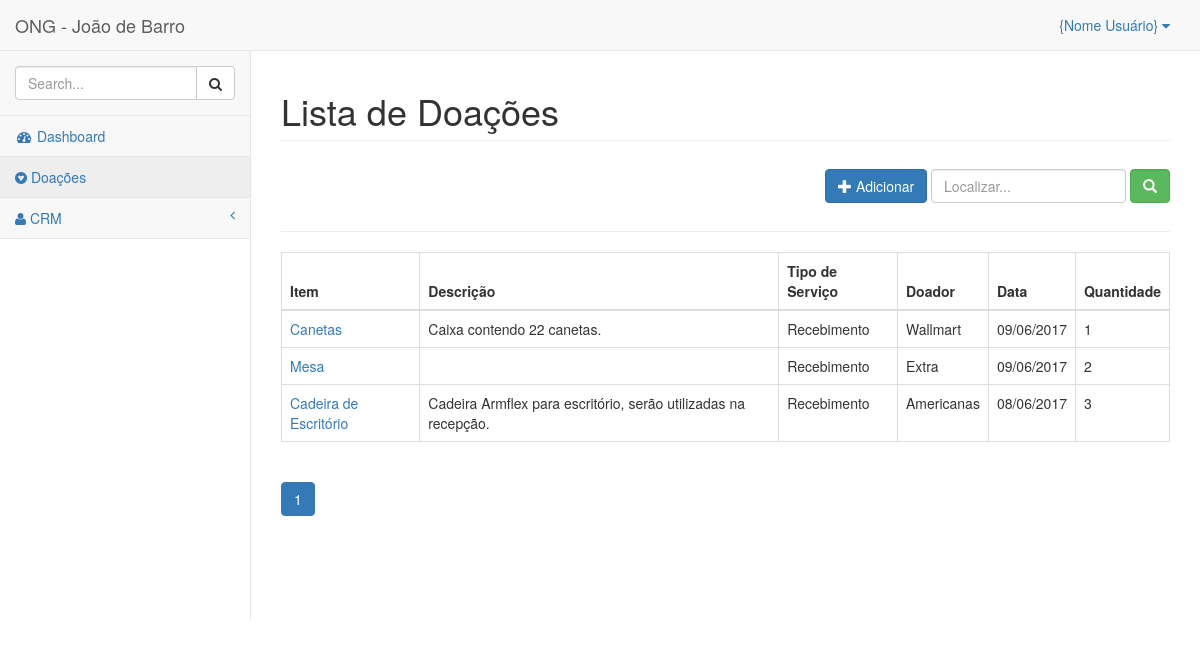
Page /doacoes/ on the earlier database version.
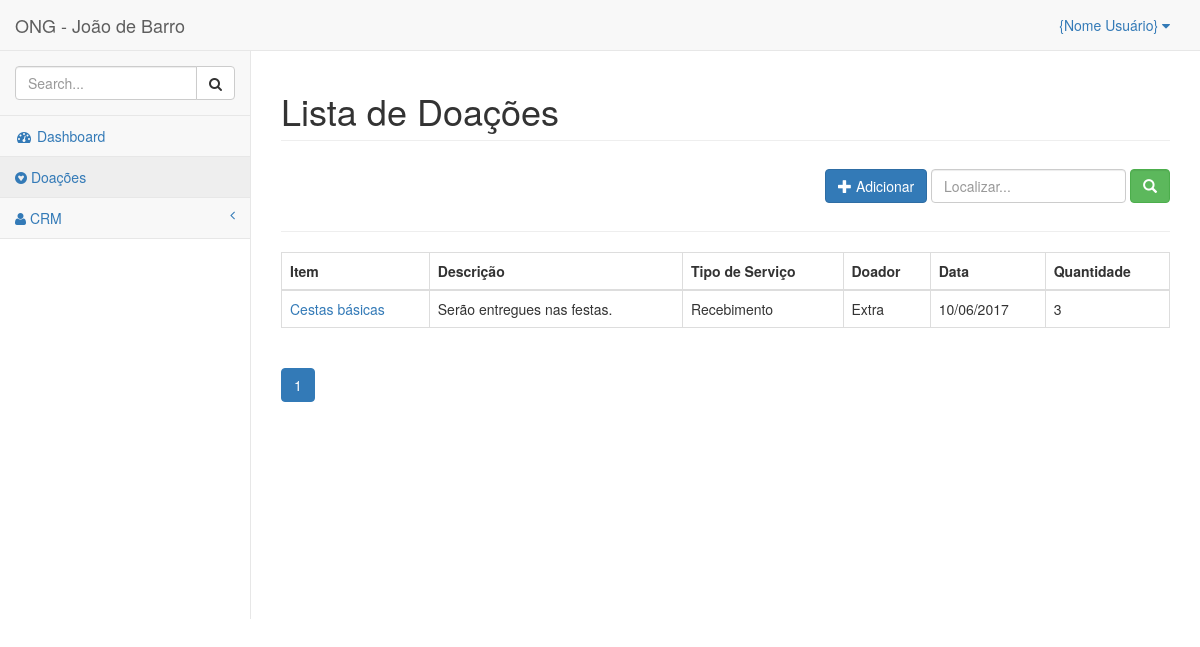
Same page on the later database version.
### donations/models.py (models this page shows, shortened)
class Donations(TimeModel):
    service_type = models.CharField('Tipo de serviço', max_length=12,
                                    choices=C_TYPE, default='Recebimento')
    donor = models.ForeignKey(Donors, verbose_name='Doador')
    item = models.CharField('Item', max_length=100, default='')
    description = models.TextField('Descrição', blank=True)
    quantity = models.PositiveSmallIntegerField('Quantidade', default=0)
    date = models.DateTimeField('Data', auto_now_add=True)
    class Meta:
        ordering = ['service_type']
        verbose_name = 'Doação'
        verbose_name_plural = 'Doações'
    def get_absolute_url(self):
        return reverse('donations:donation_detail', kwargs={'pk': self.pk})

class Donors(TimeModel):
    name = models.CharField('Nome', max_length=100)
    slug = models.SlugField('Identificador', max_length=100, default='')
    def __str__(self):
        return str(self.name)
    class Meta:
        ordering = ['name']
        verbose_name = 'Doador'
        verbose_name_plural = 'Doadores'

### donations/views.py (the view)
class DonationsListView(ListView):
    template_name = 'donations/donations_list.html'
    context_object_name = 'donations'
    model = Donations
    queryset = Donations.objects.all().order_by('-date')
    paginate_by = 10

### core/templatetags/pagination.py (called while the page is built)
@register.inclusion_tag('pagination.html')
def pagination(request, paginator, page_obj):
    context = {}
    context['paginator'] = paginator
    context['request'] = request
    context['page_obj'] = page_obj
    getvars = request.GET.copy()
    if 'page' in getvars:
        del getvars['page']
    if len(getvars) > 0:
        context['getvars'] = '&{0}'.format(getvars.urlencode())
    else:
        context['getvars'] = ''
    return context

### donations/templates/donations/donations_list.html (shortened to what this page needs)
{% extends "base.html" %}
{% load pagination %}
{% block spacename %} Lista de Doações {% endblock spacename %}
{% block container %}
<div class="container-fluid">
    <div class="row">
        <div class="col-md-12">
            <form class="navbar-form navbar-right" action="." method="get">
                <a href="{% url 'donations:donation_add' %}">
                  <button id="new_customer" type="button" class="btn btn-primary">
                    <span class="glyphicon glyphicon-plus"></span> Adicionar
                  </button>
                </a>
                <div class="form-group">
                  <input id="search_box" name="search_box" type="text" placeholder="Localizar..." class="form-control">
                  <button type="submit" class="btn btn-success form-control"><span class="glyphicon glyphicon-search"></span></button>
                </div>
            </form>
        </div>
        <div class="col-md-12">
          <hr/>
        </div>
        <div class="col-md-12">
        	<table class="table table-bordered">
        		<thead>
        			<tr>
        				<th>Item</th><th>Descrição</th><th>Tipo de Serviço</th><th>Doador</th><th>Data</th><th>Quantidade</th>
        			</tr>
        		</thead>
        		<tbody>
                {% for donation in donations %}
              			<tr>
                        <td><a href="{{ donation.get_absolute_url }}">{{donation.item}}</a></td>
                        <td>{{donation.description}}</td>
                        <td>{{donation.service_type}}</td>
                        <td>{{donation.donor}}</td>
                        <td>{{donation.date|date:"d/m/Y"}}</td>
                        <td>{{donation.quantity}}</td>
                    </tr>
                {% endfor %}
        		</tbody>
        	</table>
        </div>
    </div>
    {% pagination request paginator page_obj%}
</div>
{% endblock %}

### core/templates/base.html (shortened to what this page needs)
<!DOCTYPE html>
{% load static %}
<html lang="pt">
<head>
    <link href="{% static 'bootstrap/css/bootstrap.min.css' %}" rel="stylesheet">
    <link href="{% static 'distt/css/sb-admin-2.css' %}" rel="stylesheet">
    <link href="{% static 'font-awesome/css/font-awesome.min.css' %}" rel="stylesheet" type="text/css">
</head>
<body>
    <div id="wrapper">
        <nav class="navbar navbar-default navbar-static-top" role="navigation" style="margin-bottom: 0">
            <div class="navbar-header">
                <a class="navbar-brand" href="index.html">ONG - João de Barro</a>
            </div>
            <ul class="nav navbar-top-links navbar-right">
                <li class="dropdown">
                    <a class="dropdown-toggle" data-toggle="dropdown" href="#"> {Nome Usuário} <i class="fa fa-caret-down"></i></a>
                </li>
            </ul>
            <div class="navbar-default sidebar" role="navigation">
                <div class="sidebar-nav navbar-collapse">
                    <ul class="nav" id="side-menu">
                        <li class="sidebar-search">
                            <div class="input-group custom-search-form">
                                <input type="text" class="form-control" placeholder="Search...">
                                <span class="input-group-btn">
                                <button class="btn btn-default" type="button">
                                    <i class="fa fa-search"></i>
                                </button>
                            </span>
                            </div>
                        </li>
                        <li><a href="{% url 'index' %}"><i class="fa fa-dashboard fa-fw"></i> Dashboard </a></li>
                        <li><a href="{% url 'donations:donation' %}"><i class="fa fa-gratipay"></i> Doações </a></li>
                        <li><a href="#"><i class="fa fa-user"></i> CRM <span class="fa arrow"></span></a>
                        </li>
                    </ul>
                </div>
            </div>
        </nav>
        <div id="page-wrapper">
            <div class="row">
                <div class="col-lg-12">
                    <h1 class="page-header">{% block spacename %}{% endblock spacename %}</h1>
                </div>
            </div>
            <div class="row">
                {% block container %} {% endblock %}
            </div>
        </div>
    </div>
</body>
</html>

### core/templates/pagination.html
<div class="row">
  <div class="col-md-12">
    <ul class="pagination">
        {% for page in paginator.page_range %}
          <li {% if page_obj.number == page %} class="active" {% endif %}>
            <a href="?page={{ page }}{{ getvars }}"> {{ page }}</a></li>
        {% endfor %}
    </ul>
  </div>
</div>

### core/static/distt/css/sb-admin-2.css (style rules this page uses)
body { background-color: #ffffff; }
#wrapper { width: 100%; }
#page-wrapper { padding: 0 15px; min-height: 568px; background-color: white; }
@media (min-width: 768px) { #page-wrapper { position: inherit; margin: 0 0 0 250px; padding: 0 30px; border-left: 1px solid #e7e7e7; } }
.navbar-top-links { margin-right: 0; }
.navbar-top-links li { display: inline-block; }
.navbar-top-links li:last-child { margin-right: 15px; }
.navbar-top-links li a { padding: 15px; min-height: 50px; }
.sidebar .sidebar-nav.navbar-collapse { padding-left: 0; padding-right: 0; }
.sidebar .sidebar-search { padding: 15px; }
.sidebar ul li { border-bottom: 1px solid #e7e7e7; }
.sidebar ul li a.active { background-color: #eeeeee; }
.sidebar .arrow { float: right; }
.sidebar .fa.arrow:before { content: "\f104"; }
@media (min-width: 768px) { .sidebar { z-index: 1; position: absolute; width: 250px; margin-top: 51px; } }

Differences in the rows shown:
removed Donations: item "Canetas", description "Caixa contendo 22 canetas.", service_type "Recebimento", donor "Wallmart", date "09/06/2017", quantity "1"
removed Donations: item "Mesa", service_type "Recebimento", donor "Extra", date "09/06/2017", quantity "2"
removed Donations: item "Cadeira de Escritório", description "Cadeira Armflex para escritório, serão utilizadas na recepção.", service_type "Recebimento", donor "Americanas", date "08/06/2017", quantity "3"
added Donations: item "Cestas básicas", description "Serão entregues nas festas.", service_type "Recebimento", donor "Extra", date "10/06/2017", quantity "3"
